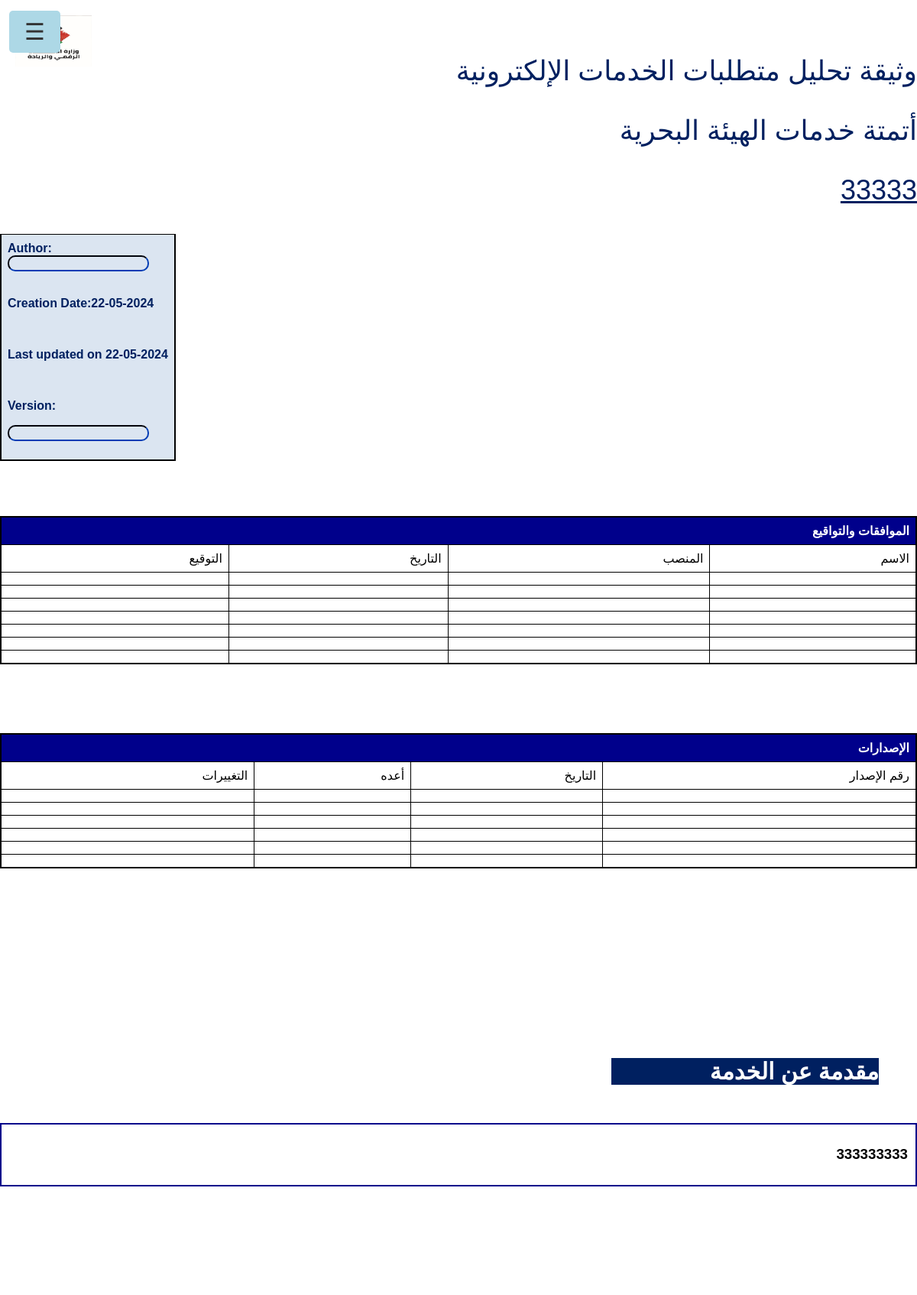
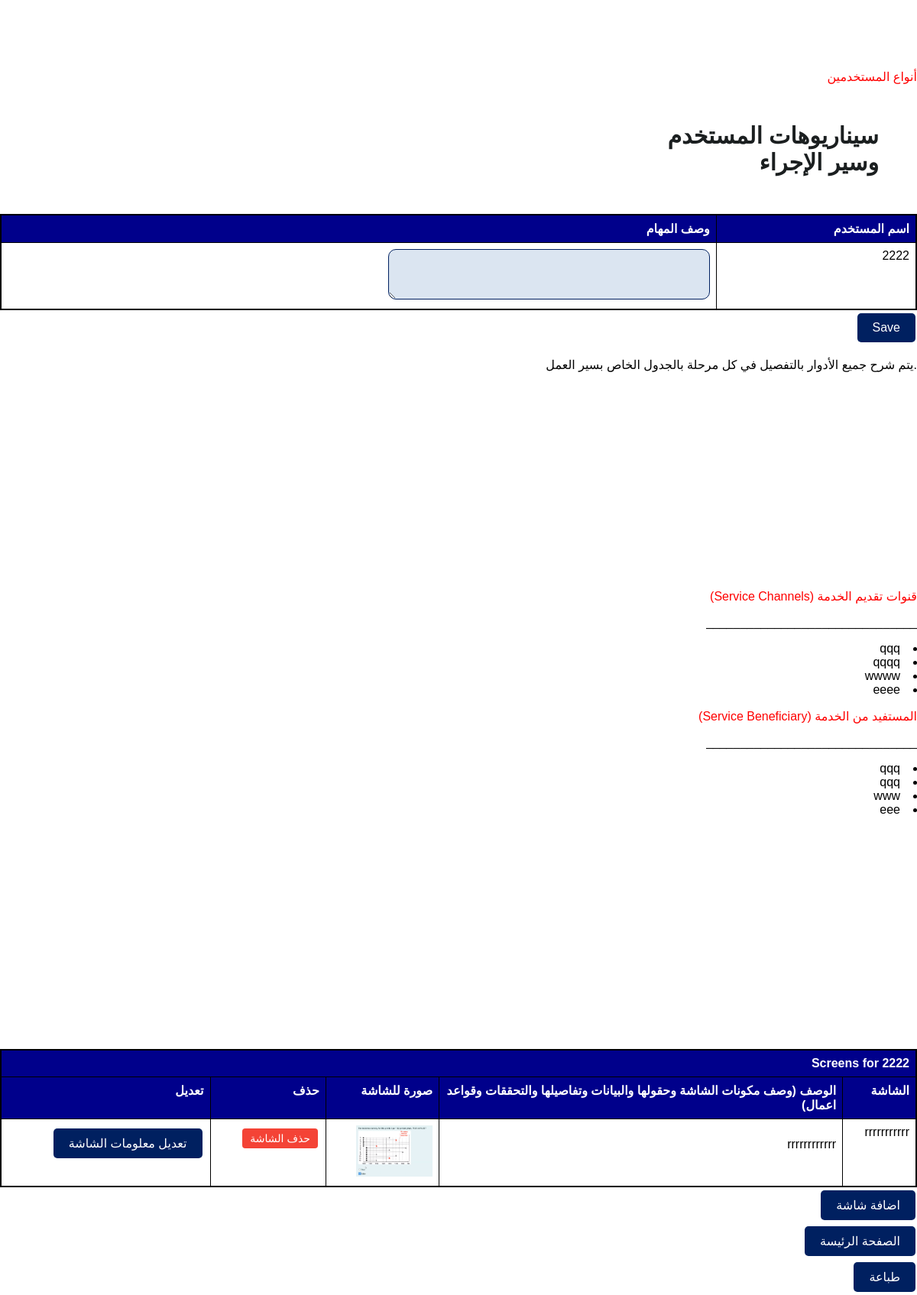
/table/2, run on the app's committed database (2 pictures, top to bottom).
### app.py (models this page shows)
class Table(db.Model):
    id = db.Column(db.Integer, primary_key=True)
    table_name = db.Column(db.String(100), nullable=False)
    table_description = db.Column(db.Text, nullable=True)
    sector_class = db.Column(db.Text, nullable=True)
    service_place = db.Column(db.Text, nullable=True)
    service_structure = db.Column(db.Text, nullable=True)
    service_type = db.Column(db.Text, nullable=True)
    service_class = db.Column(db.Text, nullable=True)
    fees = db.Column(db.Text, nullable=True)
    fees_description = db.Column(db.Text, nullable=True)
    fees_amount = db.Column(db.Integer, nullable=True)
    fees_payment = db.Column(db.Text, nullable=True)
    general_rules = db.Column(db.Text, nullable=True)
    customer_category = db.Column(db.Text, nullable=True)
    document_name = db.Column(db.Text, nullable=True)
    document_type = db.Column(db.Text, nullable=True)
    document_description = db.Column(db.Text, nullable=True)
    document_rules = db.Column(db.Text, nullable=True)
    document_origin = db.Column(db.Text, nullable=True)
    outputs_name = db.Column(db.Text, nullable=True)
    outputs_type = db.Column(db.Text, nullable=True)
    outputs_description = db.Column(db.Text, nullable=True)
    outputs_rules = db.Column(db.Text, nullable=True)
    outputs_expiry = db.Column(db.Text, nullable=True)
    screens = db.relationship('Screen', backref='table', lazy=True)
    channels = db.relationship('ServiceChannel', secondary='table_channel', backref='tables')
    beneficiaries = db.relationship('ServiceBeneficiary', secondary='table_beneficiary', backref='tables')

class User(db.Model):
    id = db.Column(db.Integer, primary_key=True)
    username = db.Column(db.String(100), nullable=False)
    user_description = db.Column(db.Text, nullable=True)
    screens = db.relationship('Screen', secondary='screen_user', backref='users')

class ServiceChannel(db.Model):
    id = db.Column(db.Integer, primary_key=True)
    channel_name = db.Column(db.String(100), nullable=False)

class ServiceBeneficiary(db.Model):
    id = db.Column(db.Integer, primary_key=True)
    beneficiary_name = db.Column(db.String(100), nullable=False)

class Screen(db.Model):
    id = db.Column(db.Integer, primary_key=True)
    screen_name = db.Column(db.String(100), nullable=False)
    screen_description = db.Column(db.Text, nullable=True)
    screenshot_path = db.Column(db.String(255), nullable=True)
    table_id = db.Column(db.Integer, db.ForeignKey('table.id'), nullable=True)

### app.py (the view)
@app.route('/table/<int:table_id>')
def table_details(table_id):
    table = Table.query.get(table_id)
    users = User.query.filter(User.screens.any(table_id=table_id)).all()
    user_descriptions = {}  # Create an empty dictionary to store user descriptions
    for user in users:
        user_description = UserDescription.query.filter_by(user_id=user.id, table_id=table_id).first()
        if user_description:
            user_descriptions[user.id] = user_description.description
    return render_template('table_details.html', table=table, users=users, user_descriptions=user_descriptions)

### templates/table_details.html (shortened to what this page needs)
<!DOCTYPE html>
<html lang="ar">
<head>
    <link rel="stylesheet" href="../static/table.css" />
    <link rel="stylesheet" href="../static/navbar.css" />
</head>
<body>
    {% include 'navbar.html' %}
    <br />
    <br />
    <p class="title_screen">وثيقة تحليل متطلبات الخدمات الإلكترونية</p>
    <p class="title_screen">أتمتة خدمات الهيئة البحرية</p>
    <p class="title_screen" style="text-decoration: underline"> {{ table.table_name }}</p>
    <div class="author">
      <table class="author" >
        <tr></tr><th class="author">Author:<div class="author"><input class="print"></input></div></th></tr>
        <div class="author"><th class="author"><p class="author" id="todayDate"></p></th></div>
        <tr>
  <th class="author"><p id="lastUpdated"></p></th>
        </tr>
        <tr class="author">
          <th class="author"><p class="author">Version:<div class="author"><input class="print"></input></div></p></th>
        </tr>
      </table>
    </div>
      <br><br><br><br>
      <table border="1">
        <thead>
          <tr>
            <th colspan="4">الموافقات والتواقيع</th>
          </tr>
          <tr><td>الاسم</td> <td>المنصب</td> <td>التاريخ</td>
            <td>التوقيع</td>
          </tr>
          <tr><td></td><td></td><td></td><td></td></tr>
          <tr><td></td><td></td><td></td><td></td></tr>
          <tr><td></td><td></td><td></td><td></td></tr>
          <tr><td></td><td></td><td></td><td></td></tr>
          <tr><td></td><td></td><td></td><td></td></tr>
          <tr><td></td><td></td><td></td><td></td></tr>
          <tr><td></td><td></td><td></td><td></td></tr>
        </thead>
        </table>
      <br><br><br><br><br>
        <table>
          <tr>
          <th colspan="4">الإصدارات</th>
        </tr>
        <tr><td>رقم الإصدار</td><td>التاريخ</td> <td>أعده</td><td>التغييرات</td>
        </tr>
        <tr><td></td><td></td><td></td><td></td></tr>
        <tr><td></td><td></td><td></td><td></td></tr>
        <tr><td></td><td></td><td></td><td></td></tr>
        <tr><td></td><td></td><td></td><td></td></tr>
        <tr><td></td><td></td><td></td><td></td></tr>
        <tr><td></td><td></td><td></td><td></td></tr>
    </table>
<br><br><br><br><br><br><br><br><br><br><br>
<div class="service_description">
  <h1>مقدمة عن الخدمة</h1>
  <h3>{{ table.table_description |safe }}</h3>
</div>
<br><br><br><br><br><br><br><br><br><br><br>
<div class="users">
  <p style="color: red;">{{ "أنواع المستخدمين" }}</p>
  <h1>{{ "سيناريوهات المستخدم وسير الإجراء" }}</h1>
  <form action="/save_user_descriptions" method="post">
        <table>
          <thead>
              <th>{{ "اسم المستخدم" }}</th>
              <th>{{ "وصف المهام" }}</th>
          </thead>
          <tbody>
            <tr>{% for user in users %}
      {% if user.screens %}
            <tr>
              <td>{{ user.username }}</td>
              <td>
                <textarea class="user-description" name="user_descriptions[]" rows="4" cols="50">
                  {{ user_descriptions[user.id] if user.id in user_descriptions else '' }}
                </textarea>   {% endif %}
    {% endfor %}
              </td>
            </tr>
          </tbody>
        </table>
    <button type="submit">{{ "Save" }}</button>
  </form>
</div>
<p style="color: black;">.يتم شرح جميع الأدوار بالتفصيل في كل مرحلة بالجدول الخاص بسير العمل</p>
<br><br><br><br><br><br><br><br><br><br><br><br><br><br>
<p style="color: red;">قنوات تقديم الخدمة (Service Channels)</p>
<p>_______________________________</p>
<ul>
    {% for channel in table.channels %}
    <li>{{ channel.channel_name }}</li>
    {% endfor %}
</ul>
<p style="color: red;">المستفيد من الخدمة (Service Beneficiary)</p>
<p>_______________________________</p>
<ul>
    {% for beneficiary in table.beneficiaries %}
    <li>{{ beneficiary.beneficiary_name }}</li>
    {% endfor %}
</ul>
<br><br><br><br><br><br><br><br><br><br><br><br><br><br><br><br>
{% for user in users %}
<table>
    <thead>
        <tr>
            <th colspan="5">Screens for {{ user.username }}</th>
        </tr>
        <tr>
            <th>الشاشة</th>
            <th>
                الوصف (وصف مكونات الشاشة وحقولها والبيانات وتفاصيلها والتحققات
                وقواعد اعمال)
            </th>
            <th>صورة للشاشة</th>
            <th>حذف</th>
            <th>تعديل</th>
        </tr>
    </thead>
    <tbody>
      {% for screen in user.screens if screen.table_id == table.id %}
      <tr>
          <td>{{ screen.screen_name }}</td>
          <td style="white-space: nowrap; overflow: auto;"><p>{{ screen.screen_description | safe }}</p></td>
          <td>
              {% if screen.screenshot_path %}
              <img
                  src="{{ url_for('static', filename='uploads/' + screen.screenshot_path) }}"
                  alt="Screenshot"
                  style="max-width: 100px; cursor: pointer;"
                  onclick="showEnlarged(this)"
              />
              {% else %} No screenshot available {% endif %}
          </td>
          <td>
              <form
                  action="/delete_screen/{{ screen.id }}"
                  method="post"
                  onsubmit="return confirm('هل انت متاكد من حذف الشاشة؟')"
              >
                  <button onclick="screenModified()" class="delete" type="submit">حذف الشاشة</button>
              </form>
          </td>
          <td>
              <a href="/edit_screen/{{ screen.id }}"
                  ><button onclick="screenModified()">تعديل معلومات الشاشة</button></a
              >
          </td>
      </tr>
      {% endfor %}
    </tbody>
</table>
{% endfor %}
<a href="/add_screen_to_table/{{ table.id }}"
        ><button onclick="screenModified()">اضافة شاشة</button></a>
    <div>
        <a href="/"> <button class="screenspage">الصفحة الرئيسة</button></a>
    </div>
    <div>
        <a href="/print/{{ table.id }}"><button>طباعة</button></a>
    </div>
</body>
</html>

### static/table.css (style rules this page uses)
table { border-collapse: collapse; width: 100%; border: 2px solid black; border-radius: 10px; text-align: right; }
th, td { border: 1px solid black; padding: 8px; text-align: right; max-width: 400px; text-wrap: wrap; height: auto; }
button { background-color: #002060; color: white; border: none; padding: 10px 20px; text-align: center; text-decoration: none; display: inline-block; font-size: 16px; margin: 4px 2px; cursor: pointer; border-radius: 5px; }
* { text-align: right; direction: rtl; }
.title_screen { font-size: 36px; color: #002060; }
.author { text-align: left; width: auto; color: #002060; direction: ltr; }
table .author { background-color: #dbe5f1; border-color: #dbe5f1; }
input { background-color: #dbe5f1; border-color: #002060; border-radius: 10px; text-align: right; }
.print { background-color: #dbe5f1; border-color: #002060; border-radius: 10px; text-align: left; }
th { background-color: darkblue; color: white; }
textarea { background-color: #dbe5f1; border-color: #002060; border-radius: 10px; text-align: right; word-wrap: break-word; }
td, tr, th { vertical-align: top; text-align: right; }
.service_description h1 { color: white; background-color: #002060; width: auto; height: auto; text-align: right; }
.service_description h3 { border: 2px solid darkblue; padding: 10px; }
li { text-align: right; }
ul { padding-right: 0; padding-left: 20px; list-style-position: inside; }
table { direction: rtl; }
.delete { background-color: #f44336; color: white; border: none; padding: 5px 10px; text-align: center; text-decoration: none; display: inline-block; font-size: 14px; cursor: pointer; border-radius: 4px; }
h1 { margin: 50px; font-size: 30px; color: #1b1f20; font-weight: 600; max-width: 350px; }

### static/navbar.css (style rules this page uses)
body { direction: rtl; font-family: "Droid Arabic Kufi"; height: 1000px; }
body { margin: 0; font-family: Arial, sans-serif; }

### data on the page
Table: table_name "33333", table_description "333333333"
User: username "2222"
ServiceChannel: channel_name "qqq"
ServiceChannel: channel_name "qqqq"
ServiceChannel: channel_name "wwww"
ServiceChannel: channel_name "eeee"
ServiceBeneficiary: beneficiary_name "qqq"
ServiceBeneficiary: beneficiary_name "qqq"
ServiceBeneficiary: beneficiary_name "www"
ServiceBeneficiary: beneficiary_name "eee"
Screen: screen_name "rrrrrrrrrrr", screen_description "rrrrrrrrrrrr", screenshot_path (picture)

### other printed values
{{ "أنواع المستخدمين" }} "أنواع المستخدمين"
{{ "سيناريوهات المستخدم وسير الإجراء" }} "سيناريوهات المستخدم وسير الإجراء"
{{ "اسم المستخدم" }} "اسم المستخدم"
{{ "وصف المهام" }} "وصف المهام"
{{ "Save" }} "Save"
